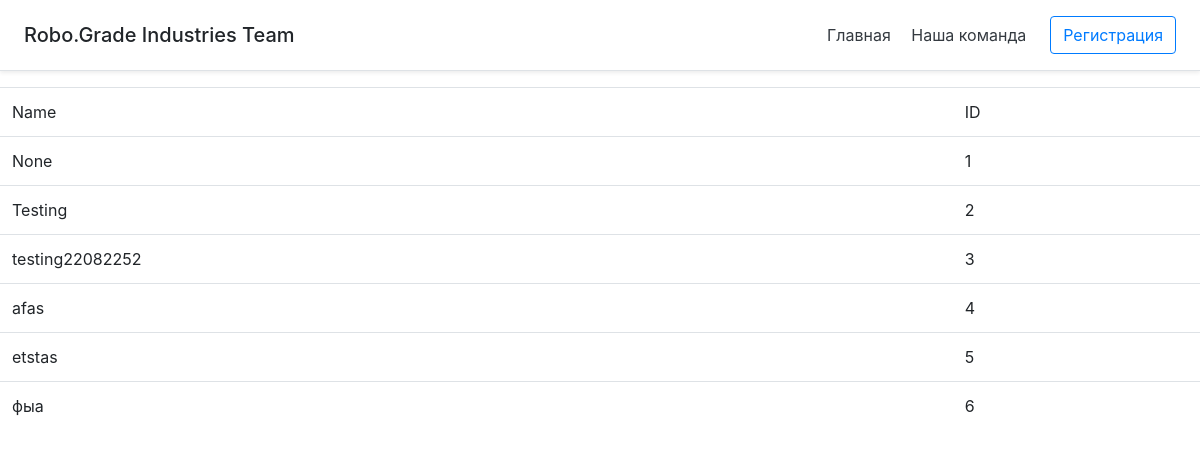
Before: /listArticles with the older database file.
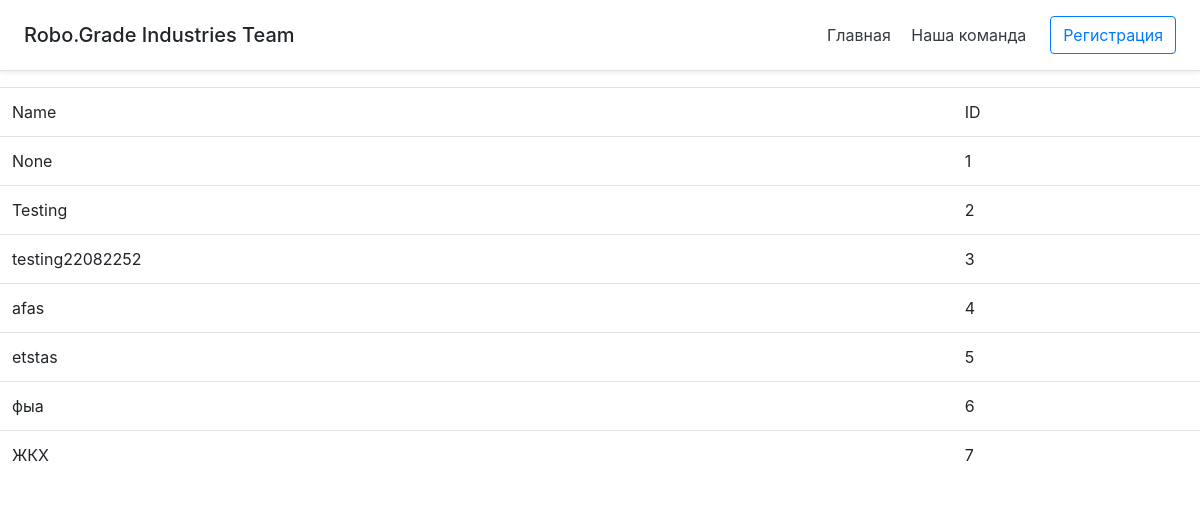
After: the same page with the newer database file.
### tables this page shows
CREATE TABLE "articles" (
	"id"	INTEGER,
	"title"	TEXT,
	"desc"	TEXT,
	"byUserid"	INTEGER,
	"isAccepted"	INTEGER,
	UNIQUE("id"),
	PRIMARY KEY("id" AUTOINCREMENT)
);

### main.py (the view)
@app.route('/listArticles')
def listArticles():
    global username, users
    cursor.execute("SELECT * from articles")
    dict = cursor.fetchall()
    if getUser().id == None:
        return render_template("articleList.html", username="You is not logged", dict=dict, logged=False)
    else:
        return render_template("articleList.html", username=getUser().firstname + " " + getUser().lastname, dict=dict, logged=True)

### main.py (called while the page is built)
def getUser():
    global users
    user = User()
    for i in range(0, len(users)):
        if users[i][0] == request.remote_addr:
            return users[i][1]
    return user

### templates/articleList.html (shortened to what this page needs)
{% extends 'base.html' %}
{% block content %}
<table class="table table-hover" id="example">
    <tr>
        <td>Name</td> <td>ID</td>
    </tr>
	{% for item in dict %}
		<tr id="tablerow" onclick="test({{ item[0] }})">
			<td>{{ item[1] }}</td> <td>{{ item[0] }}</td>
		</tr>
	{% endfor %}
</table>
{% endblock %}

### templates/base.html (shortened to what this page needs)
<!DOCTYPE html>
<html lang="en">
<head>
    <link rel="stylesheet" href="https://stackpath.bootstrapcdn.com/bootstrap/4.5.2/css/bootstrap.min.css">
</head>
<body>
    <div class="d-flex flex-column flex-md-row align-items-center p-3 px-md-4 mb-3 bg-white border-bottom shadow-sm">
        <h5 class="my-0 mr-md-auto font-weightы-normal">Robo.Grade Industries Team</h5>
        <nav class="my-2 my-md-0 mr-md-3">
          <a class="p-2 text-dark" href="/">Главная</a>
          <a class="p-2 text-dark" href="#">Наша команда</a>
        </nav>
        <a class="btn btn-outline-primary" href="register">Регистрация</a>
      </div>
        {% block content %} {% endblock %}
      </body>
</html>

Changed rows visible on the page:
added articles: title "ЖКХ", id "7"
